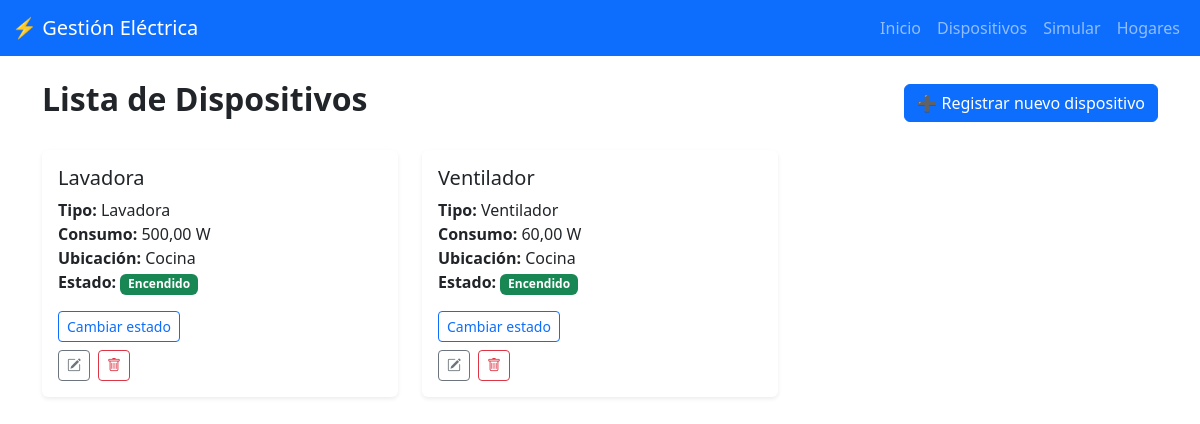
The app's page /dispositivos/ (signed in), older data.
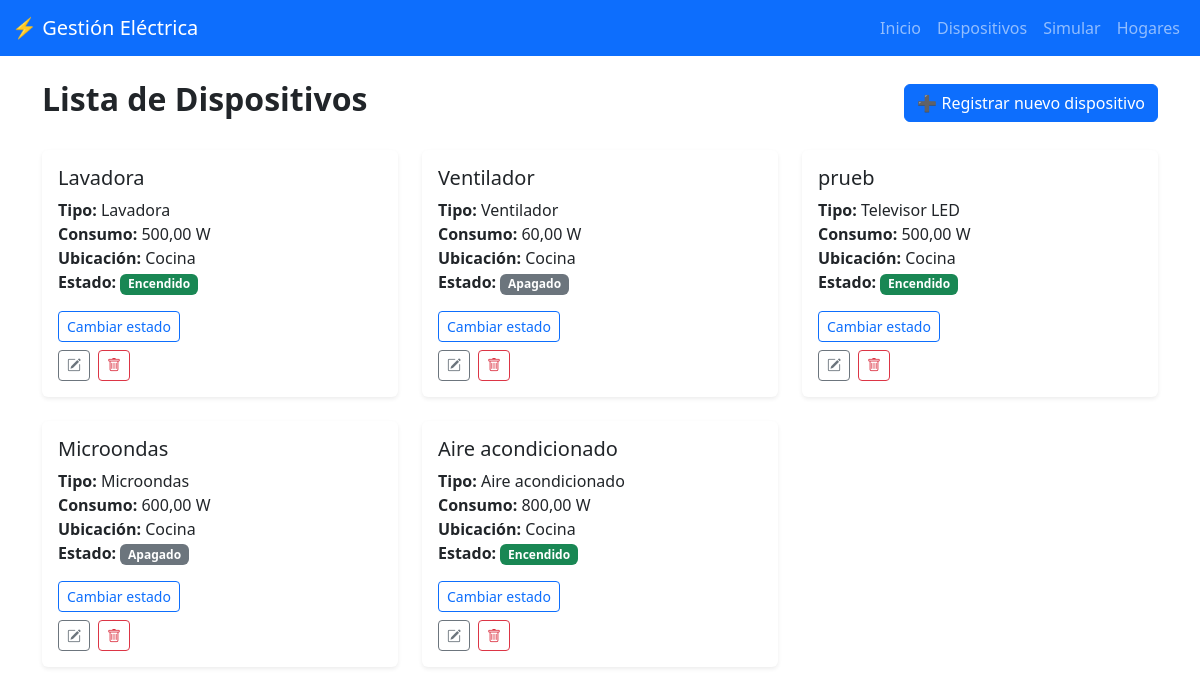
The same page, newer data.
### dispositivos/models.py (models this page shows, shortened)
class Dispositivo(models.Model):
    ESTADO_CHOICES = [
        ('encendido', 'Encendido'),
        ('apagado', 'Apagado')
    ]
    nombre = models.CharField(max_length=100)  # Este campo se reemplazará por partehogar
    tipo = models.ForeignKey(TipoDispositivo, on_delete=models.RESTRICT)
    consumo_watts = models.DecimalField(max_digits=10, decimal_places=2)
    partehogar = models.ForeignKey(ParteHogar, on_delete=models.CASCADE)
    estado = models.CharField(max_length=10, choices=ESTADO_CHOICES, default='apagado')

class TipoDispositivo(models.Model):
    nombre = models.CharField(max_length=100)
    rango_consumo_min = models.DecimalField(max_digits=10, decimal_places=2)
    rango_consumo_max = models.DecimalField(max_digits=10, decimal_places=2)
    descripcion = models.TextField(blank=True, null=True)

class ParteHogar(models.Model):
    nombre = models.CharField(max_length=100)
    hogar = models.ForeignKey(Hogar, on_delete=models.CASCADE, related_name="partes", default=1)

### dispositivos/views.py (the view)
# urls.py: path("dispositivos/", views_dispositivos.lista_dispositivos, name="lista_dispositivos"),
@login_required
def lista_dispositivos(request):
    dispositivos = Dispositivo.objects.all()
    return render(request, "lista_dispositivos.html", {"dispositivos": dispositivos})

### dispositivos/templates/lista_dispositivos.html (shortened to what this page needs)
{% extends 'base.html' %}
{% block content %}
<link href="https://cdn.jsdelivr.net/npm/bootstrap-icons@1.10.5/font/bootstrap-icons.css" rel="stylesheet">
<div class="d-flex justify-content-between align-items-center mb-4">
    <h2 class="fw-bold">Lista de Dispositivos</h2>
    <a href="{% url 'registrar_dispositivo' %}" class="btn btn-primary">➕ Registrar nuevo dispositivo</a>
</div>
<div class="row row-cols-1 row-cols-md-2 row-cols-lg-3 g-4">
    {% for dispositivo in dispositivos %}
    <div class="col">
        <div class="card h-100 shadow-sm border-0 card-hover">
            <div class="card-body">
                <h5 class="card-title">{{ dispositivo.nombre }}</h5>
                <p class="card-text">
                    <strong>Tipo:</strong> {{ dispositivo.tipo.nombre }}<br>
                    <strong>Consumo:</strong> {{ dispositivo.consumo_watts }} W<br>
                    <strong>Ubicación:</strong> {{ dispositivo.partehogar.nombre }}<br>
                    <strong>Estado:</strong>
                    {% if dispositivo.estado == 'encendido' %}
                        <span class="badge bg-success">Encendido</span>
                    {% else %}
                        <span class="badge bg-secondary">Apagado</span>
                    {% endif %}
                </p>
                <form method="post" action="{% url 'cambiar_estado_dispositivo' dispositivo.id %}">
                    <button type="submit" class="btn btn-sm btn-outline-primary mb-2">
                        Cambiar estado
                    </button>
                </form>
                <div class="d-flex gap-2">
                    <a href="{% url 'editar_dispositivo' dispositivo.id %}" class="btn btn-sm btn-outline-secondary">
                        <i class="bi bi-pencil-square"></i>
                    </a>
                    <form method="post" action="{% url 'eliminar_dispositivo' dispositivo.id %}" onsubmit="return confirm('¿Estás seguro de eliminar este dispositivo?');">
                        <button type="submit" class="btn btn-sm btn-outline-danger">
                            <i class="bi bi-trash"></i>
                        </button>
                    </form>
                </div>
            </div>
        </div>
    </div>
    {% empty %}
    <p>No hay dispositivos registrados.</p>
    {% endfor %}
</div>
{% endblock %}

Row changes from the older to the newer data that the page shows:
changed Dispositivo "Ventilador": estado "Encendido" → "Apagado"
added Dispositivo: nombre "prueb", tipo.nombre "Televisor LED", consumo_watts "500,00", partehogar.nombre "Cocina", estado "Encendido"
added Dispositivo: nombre "Microondas", tipo.nombre "Microondas", consumo_watts "600,00", partehogar.nombre "Cocina", estado "Apagado"
added Dispositivo: nombre "Aire acondicionado", tipo.nombre "Aire acondicionado", consumo_watts "800,00", partehogar.nombre "Cocina", estado "Encendido"
